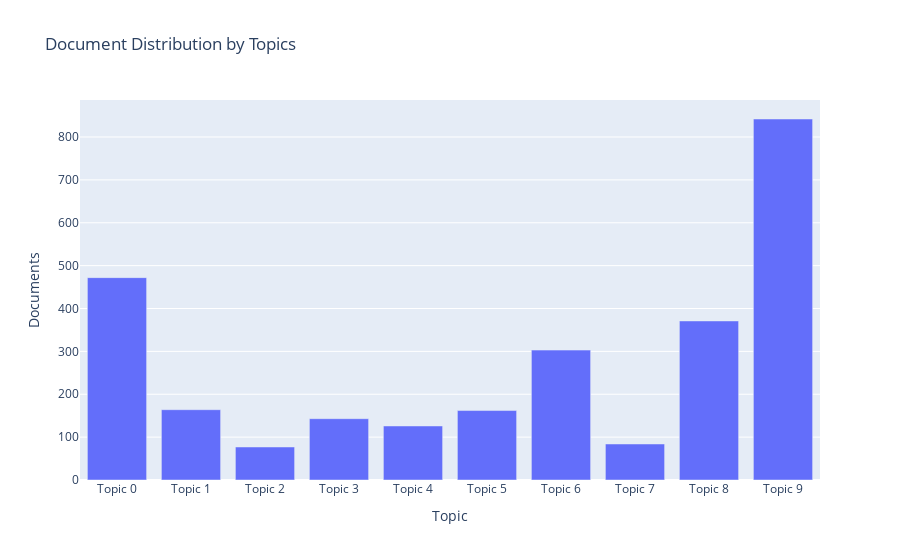

The notebook cell this image was saved under:
### Code cell
plot_model(lda2, plot = 'topic_distribution')

### Figure 1 — Plotly figure (JSON) as saved in the notebook; plotly's stock layout.template omitted (floating-point values rounded to 4 significant figures)
{"data": [{"alignmentgroup": "True", "customdata": [["fee, sell, seller, pay, go, sale, use, make, item, charge"], ["item, list, shipping, offer, label, sell, listing, photo, use, lot"], ["use, view, carrier, name, mask, allow, title, tape, individual, phone"], ["seller, buyer, international, ship, write, change, discount, listing, new, block"], ["box, list, auction, ship, sell, know, think, original, also, bid"], ["thank, know, use, fix, help, try, need, bank, really, link"], ["account, day, use, write, would, go, may, time, shipping, problem"], ["see, write, check_current_posters_board, information_still_relevant, current_please, error, problem, issue, find, may"], ["get, would, seller, go, write, package, time, know, thing, may"], ["item, buyer, return, seller, refund, get, send, case, day, say"]], "hoverlabel": {"namelength": 0}, "hovertemplate": "Topic=%{x}<br>Documents=%{y}<br>Keyword=%{customdata[0]}", "legendgroup": "", "marker": {"color": "#636efa"}, "name": "", "offsetgroup": "", "orientation": "v", "showlegend": false, "textposition": "auto", "type": "bar", "x": ["Topic 0", "Topic 1", "Topic 2", "Topic 3", "Topic 4", "Topic 5", "Topic 6", "Topic 7", "Topic 8", "Topic 9"], "xaxis": "x", "y": [472, 164, 77, 143, 126, 162, 303, 84, 371, 842], "yaxis": "y"}], "layout": {"barmode": "relative", "legend": {"tracegroupgap": 0}, "title": {"text": "Document Distribution by Topics"}, "xaxis": {"anchor": "y", "domain": [0, 1], "title": {"text": "Topic"}}, "yaxis": {"anchor": "x", "domain": [0, 1], "title": {"text": "Documents"}}}}
